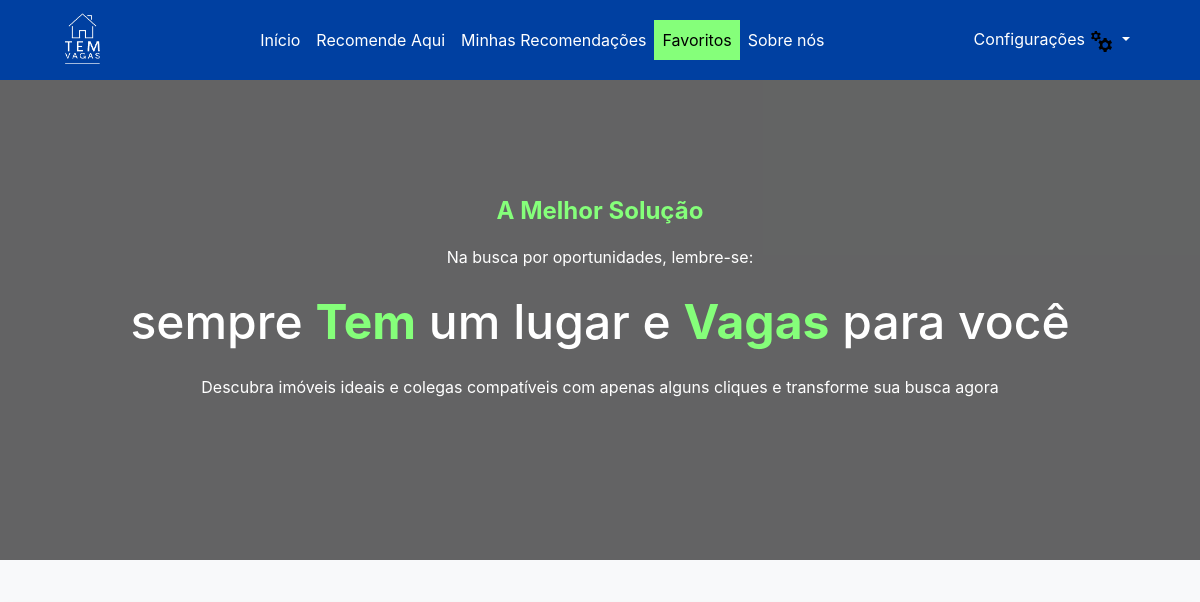
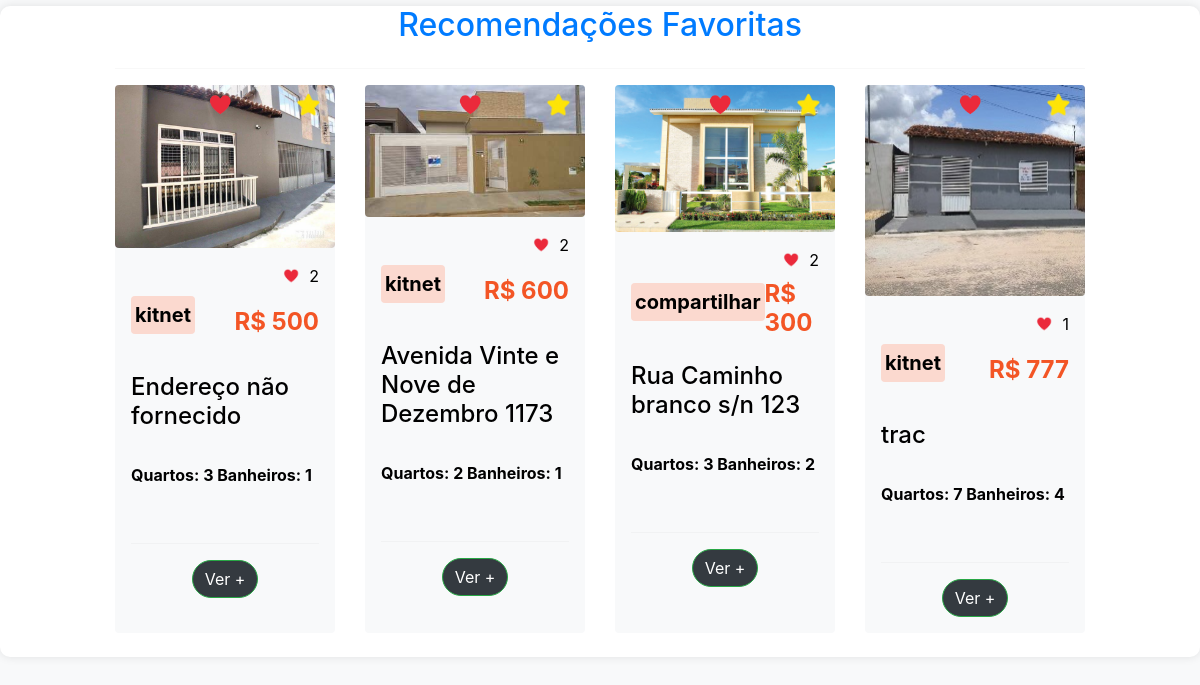
The page /favoritos/ (signed in) on the database as committed earlier (2 pictures, top to bottom).
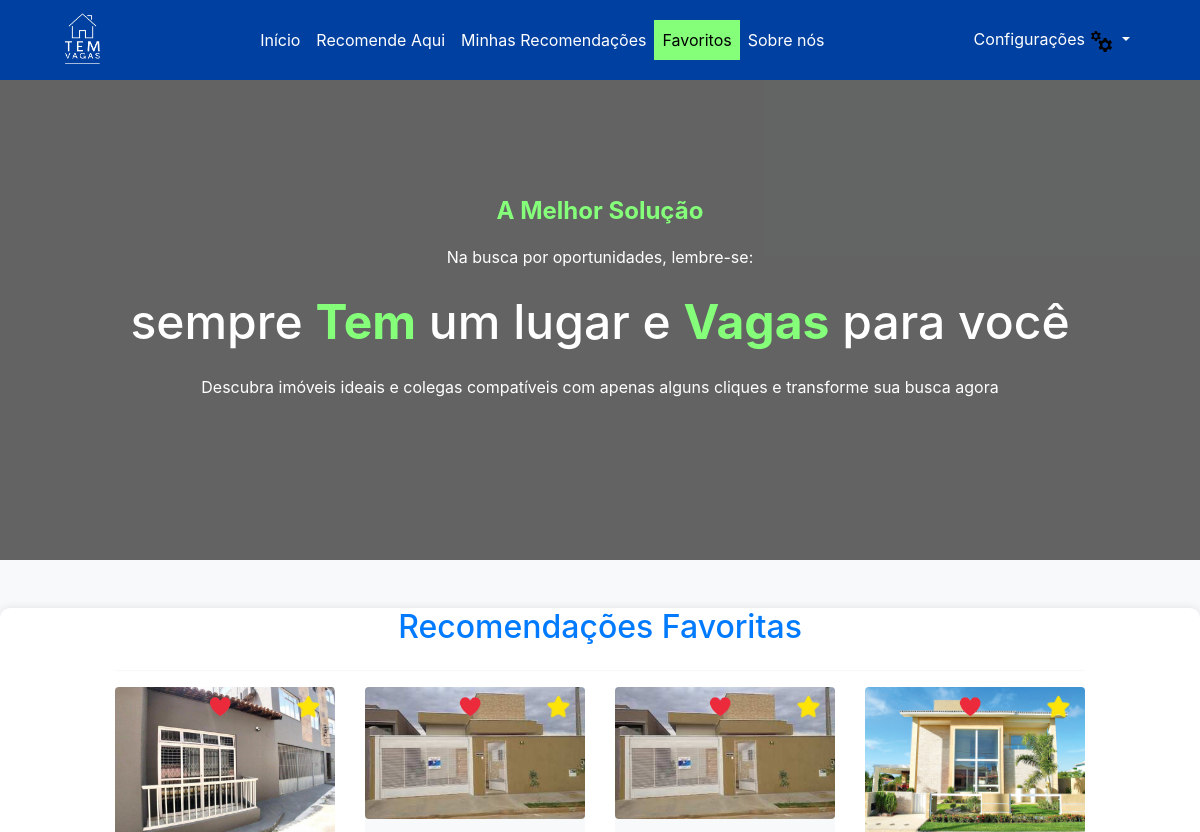
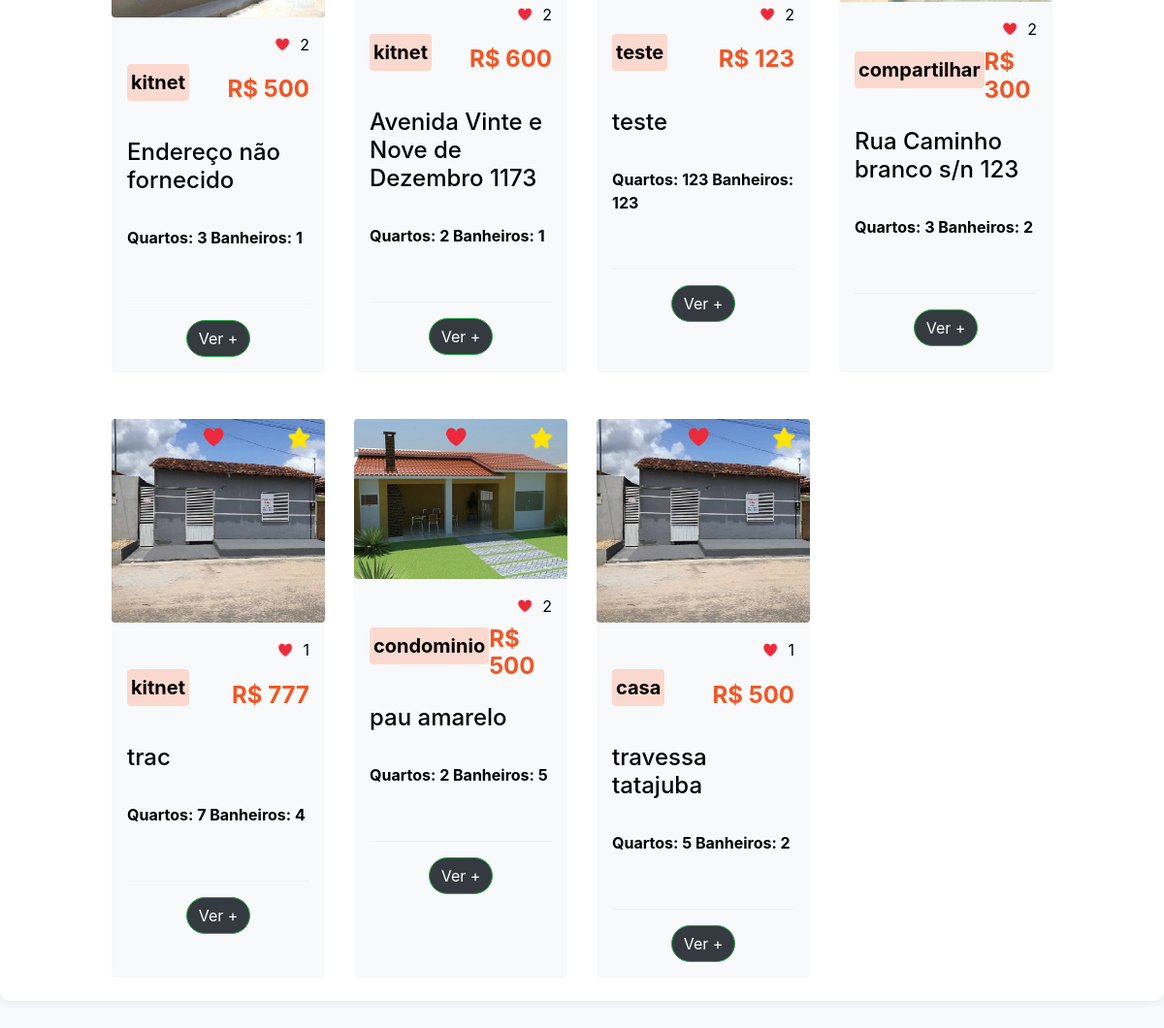
The same page on the database as committed later (2 pictures, top to bottom).
### posts_app/models.py (models this page shows, shortened)
class recomendacoes(models.Model):
    nome = models.CharField(max_length=100)
    telefone = models.CharField(max_length=15)
    TIPOS_IMOVEL = [
        ('Casa', 'Casa'),
        ('Kitnet', 'Kit-net'),
        ('Compartilhar', 'Compartilhar'),
        ('Condominio', 'Condomínio'),
    ]
    tipo_imovel = models.CharField(max_length=100, choices=TIPOS_IMOVEL)
    endereco = models.CharField(max_length=255)
    numero = models.CharField(max_length=5)
    bairro = models.CharField(max_length=255)
    cidade = models.CharField(max_length=15)
    estado = models.CharField(max_length=15)
    cep = models.CharField(max_length=8)
    valor_aluguel = models.CharField(max_length=10)
    quantidade_quartos = models.CharField(max_length=2)
    quantidade_banheiros = models.CharField(max_length=2)
    descricao = models.TextField()
    image = models.ImageField(upload_to='images/', blank=True, null=True)
    create_at = models.DateTimeField(auto_now_add=True)
    owner = models.ForeignKey(get_user_model(), on_delete=models.CASCADE, null=True)
    curtidas = models.ManyToManyField(get_user_model(), through='Curtida', related_name='curtidas')
    favoritos = models.ManyToManyField(get_user_model(), through='Favorito', related_name='favoritos')
    class Meta:
        verbose_name = 'Imovel'
        verbose_name_plural = 'Imoveis'
        ordering = ['id']

### posts_app/views.py (the view)
# urls.py: path('favoritos/', views.favoritos, name='favoritos'),
@login_required
def favoritos(request):
    usuario_logado = request.user
    recomendacoes_favoritas = recomendacoes.objects.filter(favoritos=usuario_logado)
    context = {'recomendacoes_favoritas': recomendacoes_favoritas}
    return render(request, 'favoritos.html', context)

### posts_app/templates/favoritos.html (shortened to what the changed rows need)
{% load static %}
<!DOCTYPE html>
{% include '_navbar.html' %}
<link href="https://cdn.jsdelivr.net/npm/bootstrap@5.2.3/dist/css/bootstrap.min.css" rel="stylesheet">
<link rel="stylesheet" href="https://stackpath.bootstrapcdn.com/bootstrap/4.5.2/css/bootstrap.min.css">
<link rel="stylesheet" href="{% static 'css/favoritos.css' %}">
<link rel="stylesheet" href="{% static 'css/_navbar.css' %}">
{% block content %}
<div class="container-fluid my-5 container-content">
    <div class="row">
        <div class="col-md-10 offset-md-1">
            <h2 class="text-center text-primary mb-4">Recomendações Favoritas</h2>
            {% if recomendacoes_favoritas %}
                <div class="row row-cols-1 row-cols-md-4 g-4">
                    {% for imovel in recomendacoes_favoritas %}
                        <div class="col mb-4">
                            <div class="card h-100 text-bg-light border-0">
                                <div class="position-relative img-zoom">
                                    <img src="{% if imovel.image and imovel.image.url %}{{ imovel.image.url }}{% endif %}" class="card-img-top rounded" alt="Imagem do Imóvel">
                                    {% if request.user in imovel.curtidas.all %}
                                        <button class="btn btn-outline-light curtir-btn border-0 position-absolute top-0 start-0" data-recomendacao-id="{{ imovel.id }}" data-curtida="true">
                                            <img src="{% static 'images/curtidavermelha.png' %}" alt="Curtir" width="30">
                                        </button>
                                    {% else %}
                                        <button class="btn btn-outline-light curtir-btn border-0 position-absolute top-0 start-0" data-recomendacao-id="{{ imovel.id }}" data-curtida="false">
                                            <img src="{% static 'images/curtidanormal.png' %}" alt="Curtir" width="30">
                                        </button>
                                    {% endif %}
                                    <button id="favoritar-btn-{{ imovel.id }}" class="btn btn-outline-light favoritar-btn border-0 position-absolute top-0 end-0" data-recomendacao-id="{{ imovel.id }}" data-favorito="{% if request.user in imovel.favoritos.all %}true{% else %}false{% endif %}">
                                        {% if request.user in imovel.favoritos.all %}
                                            <img src="{% static 'images/estrela_amarela.png' %}" alt="Favoritar" width="30">
                                        {% else %}
                                            <img src="{% static 'images/estrela.png' %}" alt="Favoritar" width="30">
                                        {% endif %}
                                    </button>
                                </div>
                                <div class="card-body p-3">
                                    <div class="d-flex align-items-center justify-content-end">
                                        <img src="{% static 'images/curtidavermelha.png' %}" alt="Estrela" width="20" class="me-2">
                                        <p class="mb-0"><span id="numero_curtidas_{{ imovel.id }}">{{ imovel.curtidas.count }}</span></p>
                                    </div>
                                    <div class="d-flex justify-content-between align-items-center mt-2">
                                        <button class="tag btn-lg rounded p-1 border-0 text-black fw-bold" style="--bs-btn-padding-y: .25rem; --bs-btn-padding-x: .5rem; --bs-btn-font-size: .75rem; background-color: #FBD9CF">
                                            {{ imovel.tipo_imovel }}
                                        </button>
                                        <h4 class="mb-0 fw-bold" style="color: #F35525">
                                            R$ {{ imovel.valor_aluguel }}
                                        </h4>
                                    </div>
                                    <br>
                                    <h4 class="text-start">{{ imovel.endereco}}</h4>
                                    <br>
                                    <p class="text-start fw-bold">Quartos: {{ imovel.quantidade_quartos }} Banheiros: {{ imovel.quantidade_banheiros }}</p>
                                    <br>
                                    <div class="text-center">
                                        <hr>
                                        <a class="btn btn-success rounded-pill text-white bg-dark" href="{% url 'recommendation-detail' imovel.id %}">Ver +</a>
                                    </div>
                                </div>
                            </div>
                        </div>
                    {% endfor %}
                </div>
            {% else %}
                <p class="text-center">Você ainda não favoritou nenhuma recomendação.</p>
            {% endif %}
        </div>
    </div>
</div>
{% endblock %}

Rows that differ between the two databases and show on the page:
now on this page (row edited): recomendacoes: image (picture), curtidas.count "2", tipo_imovel "teste", valor_aluguel "123", endereco "teste", quantidade_quartos "123", quantidade_banheiros "123"
now on this page (row edited): recomendacoes: image (picture), curtidas.count "2", tipo_imovel "condominio", valor_aluguel "500", endereco "pau amarelo", quantidade_quartos "2", quantidade_banheiros "5"
added recomendacoes: image (picture), curtidas.count "1", tipo_imovel "casa", valor_aluguel "500", endereco "travessa tatajuba", quantidade_quartos "5", quantidade_banheiros "2"
